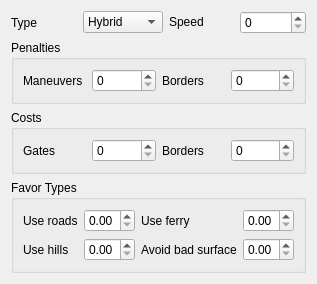
               <widget class="QWidget" name="tab_3">
                <attribute name="title">
                 <string>bicycle</string>
                </attribute>
                <layout class="QGridLayout" name="gridLayout_10">
                 <item row="0" column="3">
                  <widget class="QSpinBox" name="bicycle_cycling_speed"/>
                 </item>
                 <item row="0" column="1">
                  <widget class="QComboBox" name="bicycle_bicycle_type">
                   <item>
                    <property name="text">
                     <string>Hybrid</string>
                    </property>
                   </item>
                   <item>
                    <property name="text">
                     <string>Road</string>
                    </property>
                   </item>
                   <item>
                    <property name="text">
                     <string>Cross</string>
                    </property>
                   </item>
                   <item>
                    <property name="text">
                     <string>Mountain</string>
                    </property>
                   </item>
                  </widget>
                 </item>
                 <item row="0" column="0">
                  <widget class="QLabel" name="label_19">
                   <property name="text">
                    <string>Type</string>
                   </property>
                  </widget>
                 </item>
                 <item row="0" column="2">
                  <widget class="QLabel" name="label_20">
                   <property name="sizePolicy">
                    <sizepolicy hsizetype="Preferred" vsizetype="Fixed">
                     <horstretch>0</horstretch>
                     <verstretch>0</verstretch>
                    </sizepolicy>
                   </property>
                   <property name="text">
                    <string>Speed</string>
                   </property>
                  </widget>
                 </item>
                 <item row="2" column="0" colspan="4">
                  <widget class="QgsCollapsibleGroupBox" name="mGroupBox_6">
                   <property name="sizePolicy">
                    <sizepolicy hsizetype="Preferred" vsizetype="Fixed">
                     <horstretch>0</horstretch>
                     <verstretch>0</verstretch>
                    </sizepolicy>
                   </property>
                   <property name="title">
                    <string>Costs</string>
                   </property>
                   <property name="collapsed">
                    <bool>false</bool>
                   </property>
                   <property name="scrollOnExpand">
                    <bool>false</bool>
                   </property>
                   <property name="saveCollapsedState">
                    <bool>true</bool>
                   </property>
                   <layout class="QGridLayout" name="gridLayout_7">
                    <item row="0" column="0">
                     <widget class="QLabel" name="label_24">
                      <property name="text">
                       <string>Gates</string>
                      </property>
                     </widget>
                    </item>
                    <item row="0" column="1">
                     <widget class="QSpinBox" name="bicycle_gate_cost">
                      <property name="maximum">
                       <number>1000</number>
                      </property>
                      <property name="value">
                       <number>0</number>
                      </property>
                     </widget>
                    </item>
                    <item row="0" column="2">
                     <widget class="QLabel" name="label_26">
                      <property name="text">
                       <string>Borders</string>
                      </property>
                     </widget>
                    </item>
                    <item row="0" column="3">
                     <widget class="QSpinBox" name="bicycle_country_crossing_cost">
                      <property name="maximum">
                       <number>1000</number>
                      </property>
                      <property name="value">
                       <number>0</number>
                      </property>
                     </widget>
                    </item>
                   </layout>
                  </widget>
                 </item>
                 <item row="1" column="0" colspan="4">
                  <widget class="QgsCollapsibleGroupBox" name="mGroupBox_5">
                   <property name="sizePolicy">
                    <sizepolicy hsizetype="Preferred" vsizetype="Fixed">
                     <horstretch>0</horstretch>
                     <verstretch>0</verstretch>
                    </sizepolicy>
                   </property>
                   <property name="title">
                    <string>Penalties</string>
                   </property>
                   <property name="collapsed">
                    <bool>false</bool>
                   </property>
                   <property name="scrollOnExpand">
                    <bool>false</bool>
                   </property>
                   <property name="saveCollapsedState">
                    <bool>true</bool>
                   </property>
                   <layout class="QGridLayout" name="gridLayout_2">
                    <item row="0" column="0">
                     <widget class="QLabel" name="label_23">
                      <property name="text">
                       <string>Maneuvers</string>
                      </property>
                     </widget>
                    </item>
                    <item row="0" column="1">
                     <widget class="QSpinBox" name="bicycle_maneuver_penalty">
                      <property name="maximum">
                       <number>1000</number>
                      </property>
                      <property name="value">
                       <number>0</number>
                      </property>
                     </widget>
                    </item>
                    <item row="0" column="2">
                     <widget class="QLabel" name="label_21">
                      <property name="text">
                       <string>Borders</string>
                      </property>
                     </widget>
                    </item>
                    <item row="0" column="3">
                     <widget class="QSpinBox" name="bicycle_country_crossing_penalty">
                      <property name="maximum">
                       <number>1000</number>
                      </property>
                     </widget>
                    </item>
                   </layout>
                  </widget>
                 </item>
                 <item row="3" column="0" colspan="4">
                  <widget class="QgsCollapsibleGroupBox" name="mGroupBox_7">
                   <property name="sizePolicy">
                    <sizepolicy hsizetype="Preferred" vsizetype="Fixed">
                     <horstretch>0</horstretch>
                     <verstretch>0</verstretch>
                    </sizepolicy>
                   </property>
                   <property name="title">
                    <string>Favor Types</string>
                   </property>
                   <property name="collapsed">
                    <bool>false</bool>
                   </property>
                   <property name="scrollOnExpand">
                    <bool>false</bool>
                   </property>
                   <property name="saveCollapsedState">
                    <bool>true</bool>
                   </property>
                   <layout class="QGridLayout" name="gridLayout_8">
                    <item row="0" column="0">
                     <widget class="QLabel" name="label_29">
                      <property name="text">
                       <string>Use roads</string>
                      </property>
                     </widget>
                    </item>
                    <item row="0" column="1">
                     <widget class="QDoubleSpinBox" name="bicycle_use_roads">
                      <property name="maximum">
                       <double>1.000000000000000</double>
                      </property>
                      <property name="singleStep">
                       <double>0.010000000000000</double>
                      </property>
                      <property name="value">
                       <double>0.000000000000000</double>
                      </property>
                     </widget>
                    </item>
                    <item row="0" column="2">
                     <widget class="QLabel" name="label_25">
                      <property name="text">
                       <string>Use ferry</string>
                      </property>
                     </widget>
                    </item>
                    <item row="0" column="3">
                     <widget class="QDoubleSpinBox" name="bicycle_use_ferry">
                      <property name="maximum">
                       <double>1.000000000000000</double>
                      </property>
                      <property name="singleStep">
                       <double>0.010000000000000</double>
                      </property>
                      <property name="value">
                       <double>0.000000000000000</double>
                      </property>
                     </widget>
                    </item>
                    <item row="1" column="0">
                     <widget class="QLabel" name="label_27">
                      <property name="text">
                       <string>Use hills</string>
                      </property>
                     </widget>
                    </item>
                    <item row="1" column="1">
                     <widget class="QDoubleSpinBox" name="bicycle_use_hills">
                      <property name="maximum">
                       <double>1.000000000000000</double>
                      </property>
                      <property name="singleStep">
                       <double>0.010000000000000</double>
                      </property>
                      <property name="value">
                       <double>0.000000000000000</double>
                      </property>
                     </widget>
                    </item>
                    <item row="1" column="2">
                     <widget class="QLabel" name="label_13">
                      <property name="text">
                       <string>Avoid bad surface</string>
                      </property>
                      <property name="wordWrap">
                       <bool>true</bool>
                      </property>
                     </widget>
                    </item>
                    <item row="1" column="3">
                     <widget class="QDoubleSpinBox" name="bicycle_avoid_bad_surfaces_2">
                      <property name="maximum">
                       <double>1.000000000000000</double>
                      </property>
                      <property name="singleStep">
                       <double>0.010000000000000</double>
                      </property>
                      <property name="value">
                       <double>0.000000000000000</double>
                      </property>
                     </widget>
                    </item>
                   </layout>
                  </widget>
                 </item>
                </layout>
               </widget>
